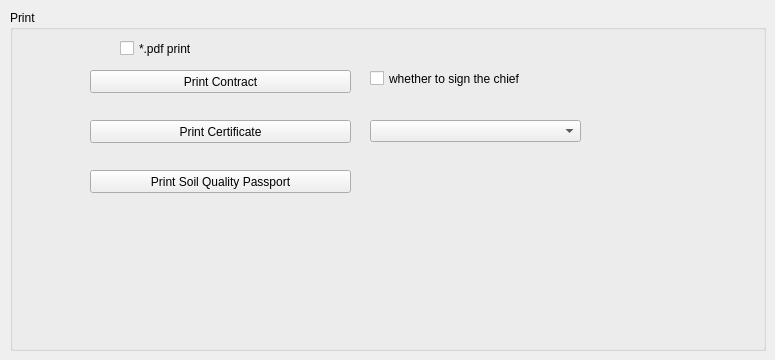
   <widget class="QWidget" name="tab_14">
    <attribute name="title">
     <string>Print</string>
    </attribute>
    <widget class="QGroupBox" name="groupBox_20">
     <property name="geometry">
      <rect>
       <x>10</x>
       <y>10</y>
       <width>756</width>
       <height>341</height>
      </rect>
     </property>
     <property name="title">
      <string>Print</string>
     </property>
     <widget class="QPushButton" name="print_contract_button">
      <property name="geometry">
       <rect>
        <x>80</x>
        <y>60</y>
        <width>261</width>
        <height>23</height>
       </rect>
      </property>
      <property name="text">
       <string>Print Contract</string>
      </property>
     </widget>
     <widget class="QPushButton" name="print_certificate_button">
      <property name="geometry">
       <rect>
        <x>80</x>
        <y>110</y>
        <width>261</width>
        <height>23</height>
       </rect>
      </property>
      <property name="text">
       <string>Print Certificate</string>
      </property>
     </widget>
     <widget class="QPushButton" name="print_soil_qual_pass_edit">
      <property name="geometry">
       <rect>
        <x>80</x>
        <y>160</y>
        <width>261</width>
        <height>23</height>
       </rect>
      </property>
      <property name="text">
       <string>Print Soil Quality Passport</string>
      </property>
     </widget>
     <widget class="QComboBox" name="print_officer_cbox">
      <property name="geometry">
       <rect>
        <x>360</x>
        <y>110</y>
        <width>211</width>
        <height>22</height>
       </rect>
      </property>
     </widget>
     <widget class="QCheckBox" name="is_sign_checkbox">
      <property name="geometry">
       <rect>
        <x>360</x>
        <y>60</y>
        <width>361</width>
        <height>17</height>
       </rect>
      </property>
      <property name="text">
       <string>whether to sign the chief</string>
      </property>
     </widget>
     <widget class="QCheckBox" name="pdf_checkbox">
      <property name="geometry">
       <rect>
        <x>110</x>
        <y>30</y>
        <width>161</width>
        <height>17</height>
       </rect>
      </property>
      <property name="text">
       <string>*.pdf print</string>
      </property>
     </widget>
    </widget>
   </widget>
